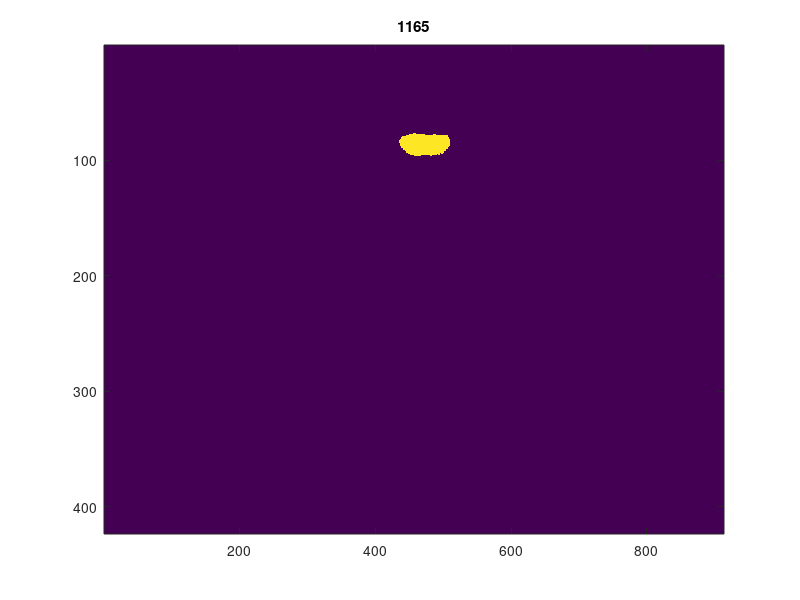

Write MATLAB code to recreate this figure.
% Researchers should provide more details on 
% how slight differences in the borders led to different classification results as this is very important.


clear all
%close all
clc


load('input_data/image.mat')
load('input_data/dermisMask.mat')
load('input_data/lesionMask.mat')

%     figure, imagesc(image), hold on
%     visboundaries(lesionMask,'Color','r'), 
%     visboundaries(dermisMask,'Color','g'), hold off

%sum(lesionMask(:))

%SE = strel('diamond',1);
%se_type = 'diamond';

%SE = strel('disk',1,4);

%SE = strel('rectangle',[1 2]) 
%se_type = 'rect_1_2';

%SE = strel('rectangle',[2 1])
%se_type = 'rect_2_1';

SE = strel('rectangle',[2 2]);
se_type = 'rect_2_2';

%lesionMask2 = imdilate(lesionMask,SE);
%sum(lesionMask2(:))
%figure, imagesc(lesionMask2-lesionMask)

lesionMasks = {};

% current mask - always the 11th (10 smaller?, 10 bigger)
lesionMasks{11} = lesionMask;
%figure, imagesc(lesionMasks{11}), title(num2str(sum(lesionMasks{11}(:))))

% erode    TODO!!!! only one blob
counter = 1;
tmp = lesionMask;   % use tmp
while sum(tmp(:))>200
    if counter > 10 
       break; 
    end
    % erode
    tmp = imerode(tmp,SE);

    lesionMasks{11-counter} = tmp;
    %figure, imagesc(tmp), title(num2str(sum(tmp(:))))

    counter = counter+1;
end

% init tmp again
tmp = lesionMask;

% dilate
for i=1:10
    tmp = imdilate(tmp,SE);
    lesionMasks{11+i} = tmp;
    %figure, imagesc(tmp), title(num2str(sum(tmp(:))))
end

myFolder = ['borderMasks_',se_type];
if ~exist(myFolder, 'dir')
   mkdir(myFolder)
end

figure, imagesc(lesionMasks{11}), title(num2str(sum(lesionMasks{11}(:))))
save([myFolder ,'/lesionMasks.mat'],'lesionMasks');
save([myFolder ,'/dermisMask.mat'],'dermisMask');
save([myFolder ,'/image.mat'],'image');